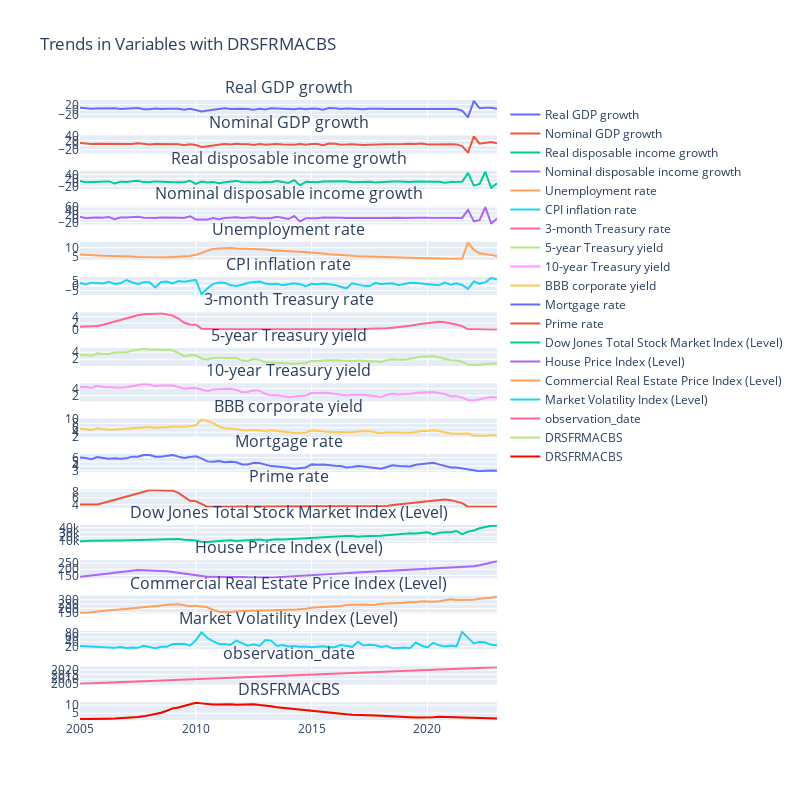

Source (notebook cell):
### Code cell
import plotly.graph_objects as go
from plotly.subplots import make_subplots

# Assuming you have loaded the dataset into a pandas DataFrame called 'df'

# Create subplots
fig = make_subplots(rows=len(Gen_df.columns)-2, cols=1, shared_xaxes=True, subplot_titles=list(Gen_df.columns[2:]))

# Add traces for each variable
for i, col in enumerate(Gen_df.columns[2:]):
    fig.add_trace(go.Scatter(x=Gen_df['observation_date'], y=Gen_df[col], name=col), row=i+1, col=1)

# Add trace for DRSFRMACBS (dependent variable)
fig.add_trace(go.Scatter(x=Gen_df['observation_date'], y=Gen_df['DRSFRMACBS'], name='DRSFRMACBS', line=dict(color='red')), row=len(Gen_df.columns)-2, col=1)

# Update layout
fig.update_layout(height=800, width=800, title_text='Trends in Variables with DRSFRMACBS')

# Show the plot
fig.show()
